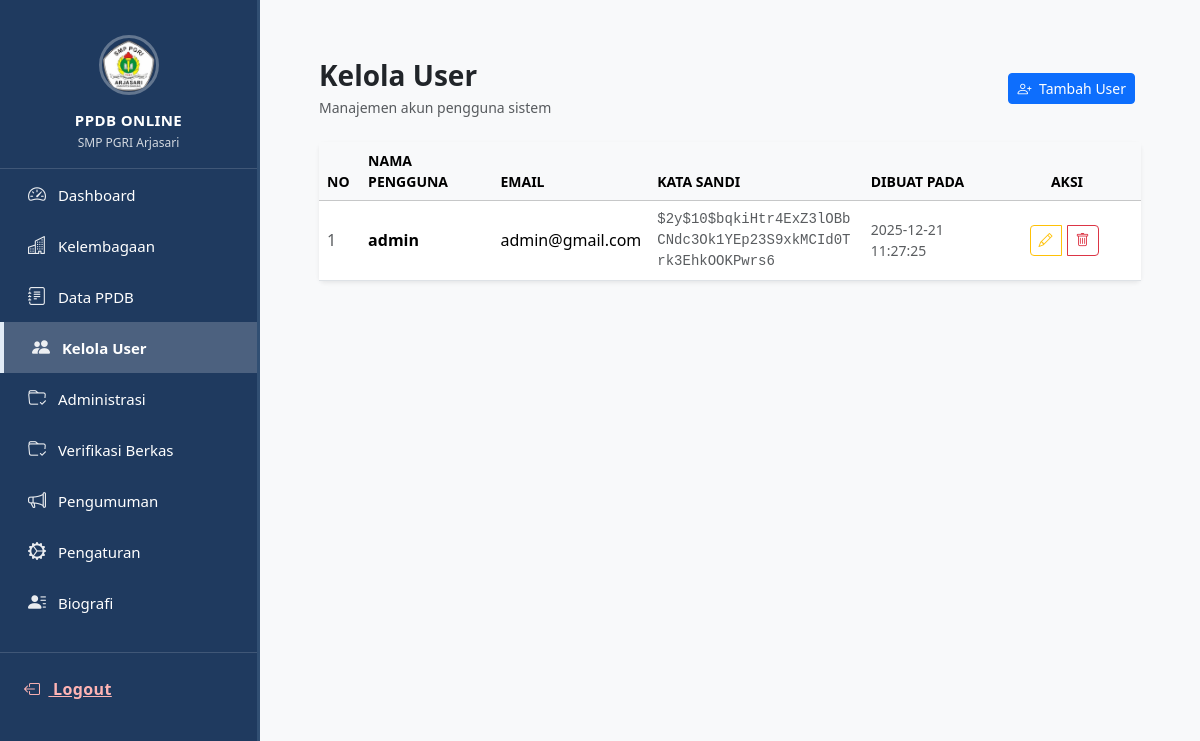
Page /dashboard/users (signed in) on the earlier database version.
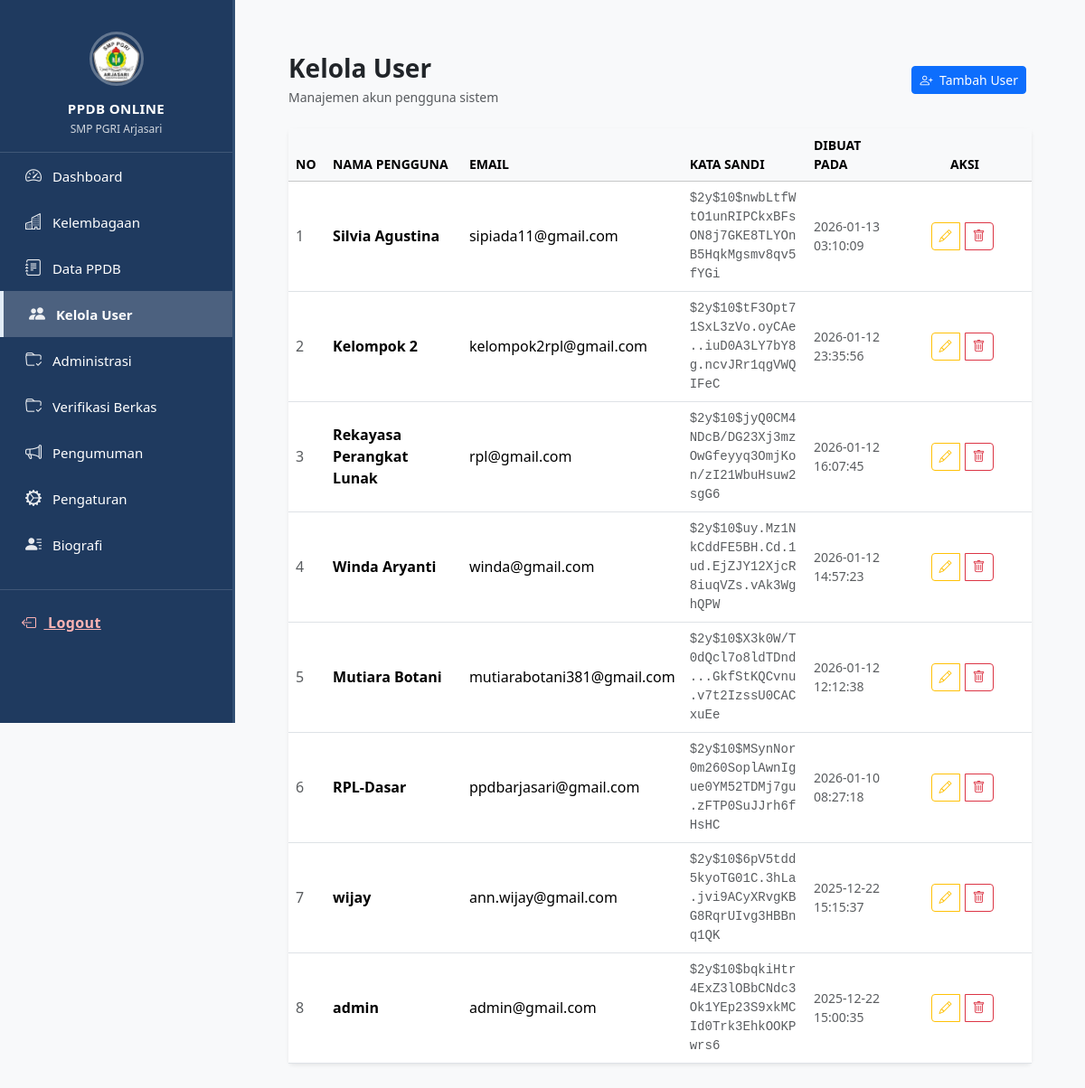
Same page on the later database version.
### tables this page shows
CREATE TABLE `pengguna` (
  `id_pengguna` int NOT NULL,
  `nisn` varchar(20) NOT NULL,
  `nama_pengguna` varchar(50) DEFAULT NULL,
  `kata_sandi` varchar(255) DEFAULT NULL,
  `email` varchar(100) DEFAULT NULL,
  `peran` enum('admin','siswa') DEFAULT 'siswa',
  `dibuat_pada` timestamp NULL DEFAULT CURRENT_TIMESTAMP
);

### app/controllers/DashboardController.php (called while the page is built, shortened)
<?php
require_once __DIR__ . '/../models/User.php';
class DashboardController {
    public function users()
    {
        $user = new User();
        $users = $user->getAll();
        require __DIR__ . '/../views/admin/layout_admin.php';
    }
}

### core/Router.php (called while the page is built, shortened)
<?php
class Router {
    private $routes = [];
    public function get($uri, $action){
        $this->routes['GET'][$uri] = $action;
    }
    public function post($uri, $action){
        $this->routes['POST'][$uri] = $action;
    }
    public function run(){
        $uri = parse_url($_SERVER['REQUEST_URI'], PHP_URL_PATH);
        $method = $_SERVER['REQUEST_METHOD'];
        $route = $this->routes[$method][$uri] ?? null;
        list($controller, $method) = explode('@', $route);
        $object = new $controller;
        return $object->$method();
    }
}

### index.php (called while the page is built, shortened)
<?php
require_once __DIR__ . "/core/Config.php";
require_once __DIR__ . "/core/Router.php";
$router = new Router();
$router->get('/', 'AuthController@homepage');
$router->get('/login', 'AuthController@login');
$router->post('/login', 'AuthController@processLogin');
$router->get('/register', 'AuthController@register');
$router->post('/register/process', 'AuthController@processRegister');
$router->get('/dashboard', 'DashboardController@index');
$router->get('/dashboard/kelembagaan', 'DashboardController@kelembagaan');
$router->get('/dashboard/data_ppdb', 'DashboardController@dataPPDB');
$router->get('/dashboard/users', 'DashboardController@users');
$router->get('/dashboard/user/create', 'DashboardController@createUser');
$router->post('/dashboard/user/store', 'DashboardController@storeUser');
$router->get('/admin/dashboard', 'DashboardController@index');
$router->get('/siswa/dashboard', 'DashboardController@index');
$router->get('/dashboard/pembayaran/hapus', 'DashboardController@hapusPembayaran');
$router->get('/dashboard/hapusPembayaran', 'DashboardController@hapusPembayaran');
$router->get('/dashboard/user/edit', 'DashboardController@editUser');
$router->post('/dashboard/user/update', 'DashboardController@updateUser');
$router->post('/dashboard/updateUser', 'DashboardController@updateUser');
$router->get('/dashboard/user/delete', 'DashboardController@deleteUser');
$router->get('/dashboard/pengaturan', 'DashboardController@pengaturan');
$router->get('/dashboard/administrasi', 'DashboardController@administrasi');
$router->get('/dashboard/verifikasibayar', 'DashboardController@verifikasibayar');
$router->get('/dashboard/verifikasiBerkas', 'DashboardController@verifikasiBerkas');
$router->get('/dashboard/validBerkas', 'DashboardController@validBerkas');
$router->get('/dashboard/invalidBerkas', 'DashboardController@invalidBerkas');
$router->get('/dashboard/biografi', 'DashboardController@biografi');
$router->get('/admin/ppdb', 'DashboardController@index');
$router->get('/admin/ppdb/detail', 'DashboardController@detail');
$router->get('/admin/ppdb/edit', 'DashboardController@edit');
$router->post('/admin/ppdb/update', 'DashboardController@update');
$router->get('/admin/ppdb/delete', 'DashboardController@delete');
$router->get('/admin/ppdb/cetak', 'DashboardController@cetakPPDB');
$router->get('/dashboard/pengumuman', 'DashboardController@pengumuman');
$router->get('/siswa/formulir', 'FormulirController@index');
$router->post('/siswa/formulir/simpan', 'FormulirController@simpan');
$router->get('/siswa/formulir/cetak', 'FormulirController@cetak');
$router->get("/siswa/berkas_pendaftar", "BerkasController@index");
$router->post("/siswa/berkas/upload", "BerkasController@upload");
$router->get('/siswa/pembayaran', 'PembayaranController@index');
$router->post('/siswa/pembayaran/upload', 'PembayaranController@upload');
$router->get("/siswa/pengumuman", "PengumumanController@index");
$router->get('/forgot', 'AuthController@forgot');
$router->post('/forgot', 'AuthController@processForgot');
$router->get('/reset', 'AuthController@resetForm');
$router->post('/reset', 'AuthController@processReset');
$router->get('/logout', 'LogoutController@index');
$router->run();

### core/Config.php (called while the page is built, shortened)
<?php
class Config {
    private static $env = null;
    private static function loadEnv(){
        if(self::$env !== null){
            return;
        }
        self::$env = [];
        $path = __DIR__ . '/../.env';
        $file = file($path);
        foreach($file as $line){
            $line = trim($line);
            if(!$line || $line[0] == '#') continue;
            list($name, $value) = explode('=', $line, 2);
            $name  = trim($name);
            $value = trim($value);
            self::$env[$name] = $value;
        }
    }
    public static function env($key){
        return self::$env[$key] ?? null;
    }
}

### core/Database.php (called while the page is built, shortened)
<?php
require_once __DIR__ . '/Config.php';
class Database {
    public function __construct() {
        $host = Config::env('DB_HOST');
        $user = Config::env('DB_USER');
        $pass = Config::env('DB_PASS');
        $name = Config::env('DB_NAME');
        $this->conn = new mysqli($host, $user, $pass, $name);
    }
}

### app/models/User.php (called while the page is built, shortened)
<?php
require_once __DIR__ . '/../../core/Database.php';
class User {
    private $conn;
    public function __construct()
    {
        $db = new Database();
        $this->conn = $db->conn;
    }
    public function getAll()
    {
        $sql = "
            SELECT
                id_pengguna,
                nama_pengguna,
                email,
                kata_sandi,
                dibuat_pada
            FROM pengguna
            ORDER BY dibuat_pada DESC
        ";
        return $this->conn
                    ->query($sql)
                    ->fetch_all(MYSQLI_ASSOC);
    }
}

### app/views/admin/user.php (the view, shortened to what the changed rows need)
<!DOCTYPE html>
<html lang="id">
<head>
    <link href="https://cdn.jsdelivr.net/npm/bootstrap@5.3.3/dist/css/bootstrap.min.css" rel="stylesheet">
    <link href="https://cdn.jsdelivr.net/npm/bootstrap-icons@1.11.3/font/bootstrap-icons.css" rel="stylesheet">
</head>
<body class="bg-light">
<div class="container-fluid px-4 mt-4">
    <div class="card border-0 shadow-sm">
        <div class="card-body p-0">
            <div class="table-responsive">
                <table class="table table-hover align-middle mb-0">
                    <thead class="table-light">
                        <tr class="text-muted small text-uppercase">
                            <th width="5%">No</th>
                            <th>Nama Pengguna</th>
                            <th>Email</th>
                            <th>Kata Sandi</th>
                            <th>Dibuat Pada</th>
                            <th width="18%" class="text-center">Aksi</th>
                        </tr>
                    </thead>
                    <tbody>
                    <?php if (!empty($users)): ?>
                        <?php $no = 1; foreach ($users as $u): ?>
                        <tr>
                            <td class="text-muted"><?= $no++ ?></td>
                            <td class="fw-semibold">
                                <?= htmlspecialchars($u['nama_pengguna'] ?? '-') ?>
                            </td>
                            <td>
                                <?= htmlspecialchars($u['email']) ?>
                            </td>
                            <td style="max-width:260px;">
                                <code class="text-muted small d-block text-break">
                                    <?= htmlspecialchars($u['kata_sandi']) ?>
                                </code>
                            </td>
                            <td class="text-muted small">
                                <?= htmlspecialchars($u['dibuat_pada']) ?>
                            </td>
                            <td class="text-center">
                                <div class="btn-group btn-group-sm">
                                    <a href="/dashboard/user/edit?id=<?= $u['id_pengguna'] ?>"
                                       class="btn btn-outline-warning"
                                       title="Edit">
                                        <i class="bi bi-pencil"></i>
                                    </a>
                                    <a href="/dashboard/user/delete?id=<?= $u['id_pengguna'] ?>"
                                       class="btn btn-outline-danger"
                                       title="Hapus"
                                       onclick="return confirm('Yakin ingin menghapus user ini?')">
                                        <i class="bi bi-trash"></i>
                                    </a>
                                </div>
                            </td>
                        </tr>
                        <?php endforeach; ?>
                    <?php endif; ?>
                    </tbody>
                </table>
            </div>
        </div>
    </div>
</div>
</body>
</html>

Differences in the rows shown:
added pengguna: nama_pengguna "Silvia Agustina", email "sipiada11@gmail.com", kata_sandi "$2y$10$nwbLtfWtO1unRIPCkxBFsON8j7GKE8TLYOnB5HqkMgsmv8qv5fYGi", dibuat_pada "2026-01-13 03:10:09"
added pengguna: nama_pengguna "Kelompok 2", email "kelompok2rpl@gmail.com", kata_sandi "$2y$10$tF3Opt71SxL3zVo.oyCAe..iuD0A3LY7bY8g.ncvJRr1qgVWQIFeC", dibuat_pada "2026-01-12 23:35:56"
added pengguna: nama_pengguna "Rekayasa Perangkat Lunak", email "rpl@gmail.com", kata_sandi "$2y$10$jyQ0CM4NDcB/DG23Xj3mzOwGfeyyq3OmjKon/zI21WbuHsuw2sgG6", dibuat_pada "2026-01-12 16:07:45"
added pengguna: nama_pengguna "Winda Aryanti", email "winda@gmail.com", kata_sandi "$2y$10$uy.Mz1NkCddFE5BH.Cd.1ud.EjZJY12XjcR8iuqVZs.vAk3WghQPW", dibuat_pada "2026-01-12 14:57:23"
added pengguna: nama_pengguna "Mutiara Botani", email "mutiarabotani381@gmail.com", kata_sandi "$2y$10$X3k0W/T0dQcl7o8ldTDnd...GkfStKQCvnu.v7t2IzssU0CACxuEe", dibuat_pada "2026-01-12 12:12:38"
added pengguna: nama_pengguna "RPL-Dasar", email "ppdbarjasari@gmail.com", kata_sandi "$2y$10$MSynNor0m260SoplAwnIgue0YM52TDMj7gu.zFTP0SuJJrh6fHsHC", dibuat_pada "2026-01-10 08:27:18"
added pengguna: nama_pengguna "wijay", email "ann.wijay@gmail.com", kata_sandi "$2y$10$6pV5tdd5kyoTG01C.3hLa.jvi9ACyXRvgKBG8RqrUIvg3HBBnq1QK", dibuat_pada "2025-12-22 15:15:37"
changed pengguna "admin": dibuat_pada "2025-12-21 11:27:25" → "2025-12-22 15:00:35"
